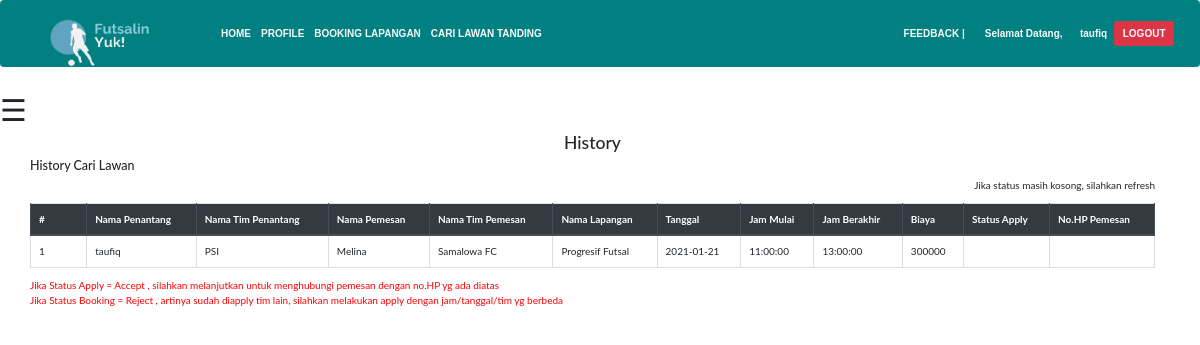
/orders/status_carilawan.php (signed in), run on the app's committed database.
### tables this page shows
CREATE TABLE `penantang` (
  `id` int(11) NOT NULL,
  `user_id` int(100) NOT NULL,
  `nama_pemesan` varchar(200) NOT NULL,
  `nama_tim` varchar(200) NOT NULL,
  `nama_lapangan` varchar(200) NOT NULL,
  `tanggal` date DEFAULT NULL,
  `jam_mulai` time DEFAULT NULL,
  `jam_berakhir` time DEFAULT NULL,
  `biaya` int(11) NOT NULL,
  `nama_penantang` varchar(200) NOT NULL,
  `nama_tim_penantang` varchar(200) NOT NULL,
  `no_penantang` varchar(200) NOT NULL,
  `alamat_penantang` varchar(255) NOT NULL,
  `status_apply` varchar(100) NOT NULL,
  `no_pemesan` varchar(100) NOT NULL
);

### orders/status_carilawan.php (the view, shortened to what this page needs)
<?php
include "../Login/function.php";
$user_id = $_SESSION['user_id'];
$query = mysqli_query ($conn, "SELECT * FROM penantang WHERE user_id=$user_id");
?>
<!DOCTYPE html>
<html lang="en">
<head>
    <link rel="stylesheet" href="bootstrap/css/bootstrap.min.css">
    <link rel="stylesheet" href="https://cdn.jsdelivr.net/npm/bootstrap@4.5.3/dist/css/bootstrap.min.css">
    <link href="//maxcdn.bootstrapcdn.com/font-awesome/4.7.0/css/font-awesome.min.css" rel="stylesheet">
</head>
<body>
    <nav class="navbar navbar-expand-sm" style="background-color: teal;">
        <a class="navbar-brand"><img src="../assets/img/logo.png" height="60px" width="150px"></a>
        <div class="collapse navbar-collapse" id="navbarSupportedContent">
            <ul class="navbar-nav mr-auto">
                <li class="nav-item">
                    <a class="nav-link text-light" style="font-family: Arial; font-weight: bold;" href="../home.php">HOME <span class="sr-only">(current)</span></a>
                </li>
                <li class="nav-item">
                    <a class="nav-link text-light" style="font-family: Arial; font-weight: bold;" href="profile.php">PROFILE</a>
                </li>
                <li class="nav-item">
                    <a class="nav-link text-light" style="font-family: Arial; font-weight: bold;" href="index.php">BOOKING LAPANGAN</a>
                </li>
                <li class="nav-item">
                    <a class="nav-link text-light" style="font-family: Arial; font-weight: bold;" href="index1.php">CARI LAWAN TANDING</a>
                </li>
            </ul><a class="nav-link text-light" style="font-family: Arial; font-weight: bold; padding-right:5px;" href="feedback.php">FEEDBACK | </a>
            <span class="navbar-text text-light" style="font-family: Arial; font-weight: bold;">Selamat Datang, </span>
            <a class="nav-item" style="color:teal;">.</a>
            <a class="nav-item text-light" style="font-family: Arial; font-weight: bold;"><?= $_SESSION["nama"] ?></a>
            <a class="nav-item" style="color:teal;">...</a>
            <a class="btn btn-danger my-2 my-sm-0 text-light" style="font-family: Arial; font-weight: bold;" href="../Login/logout.php">LOGOUT</a>
        </div>
    </nav>
        <span style="font-size:30px;cursor:pointer" onclick="openNav()">&#9776;</span>
    <div class="container" style="padding-left:0cm;">
        <h3 class="text-center">History</h3>
        <h5 class="text-left">History Cari Lawan</h5>
        <p class="text-right">Jika status masih kosong, silahkan refresh</p>
<table class="table table-bordered mt-3" >
    <thead class="thead-dark">
        <tr>
            <th width="5%">#</th>
            <th>Nama Penantang</th>
            <th>Nama Tim Penantang</th>
            <th>Nama Pemesan</th>
            <th>Nama Tim Pemesan</th>
            <th>Nama Lapangan</th>
            <th>Tanggal</th>
            <th>Jam Mulai</th>
            <th>Jam Berakhir</th>
            <th>Biaya</th>
            <th>Status Apply</th>
            <th>No.HP Pemesan</th>
        </tr>
    </thead>
    <tbody>
        <?php $no = 0; ?>
        <?php while ($data = mysqli_fetch_array($query)) { ?>
            <tr>
                <td><?php echo $no + 1; ?></td>
                <td><?php echo $data['nama_penantang'] ?></td>
                <td><?php echo $data['nama_tim_penantang'] ?></td>
                <td><?php echo $data['nama_pemesan'] ?></td>
                <td><?php echo $data['nama_tim'] ?></td>
                <td><?php echo $data['nama_lapangan'] ?></td>
                <td><?php echo $data['tanggal'] ?></td>
                <td><?php echo $data['jam_mulai'] ?></td>
                <td><?php echo $data['jam_berakhir'] ?></td>
                <td><?php echo $data['biaya'] ?></td>
                <td><?php echo $data['status_apply'] ?></td>
                <td><?php echo $data['no_pemesan'] ?></td>
                <?php $no++; ?>
            </tr>
        <?php } ?>
    </tbody>
</table>
<p class="text-left" style="color:red;">
Jika Status Apply = Accept , silahkan melanjutkan untuk menghubungi pemesan dengan no.HP yg ada diatas  <br>
Jika Status Booking = Reject , artinya sudah diapply tim lain, silahkan melakukan apply dengan jam/tanggal/tim yg berbeda <br>
                </div>
</body>
</html>

### orders/status_carilawan.php (style rules this page uses)
body { font-family: "Lato", sans-serif; }

### data on the page
penantang: nama_penantang "taufiq", nama_tim_penantang "PSI", nama_pemesan "Melina", nama_tim "Samalowa FC", nama_lapangan "Progresif Futsal", tanggal "2021-01-21", jam_mulai "11:00:00", jam_berakhir "13:00:00", biaya "300000"

### other printed values
$_SESSION["nama"] "taufiq"
